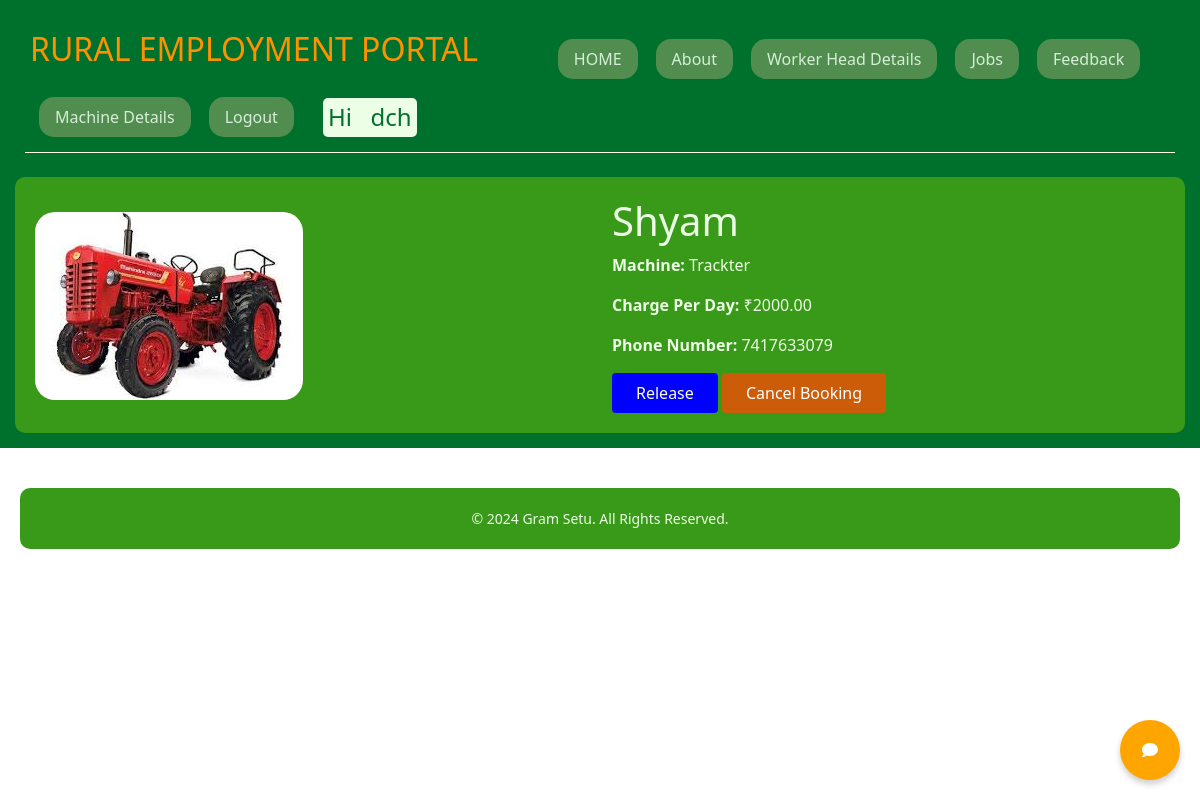
The page /machine/22/details (signed in) on the database as committed earlier.
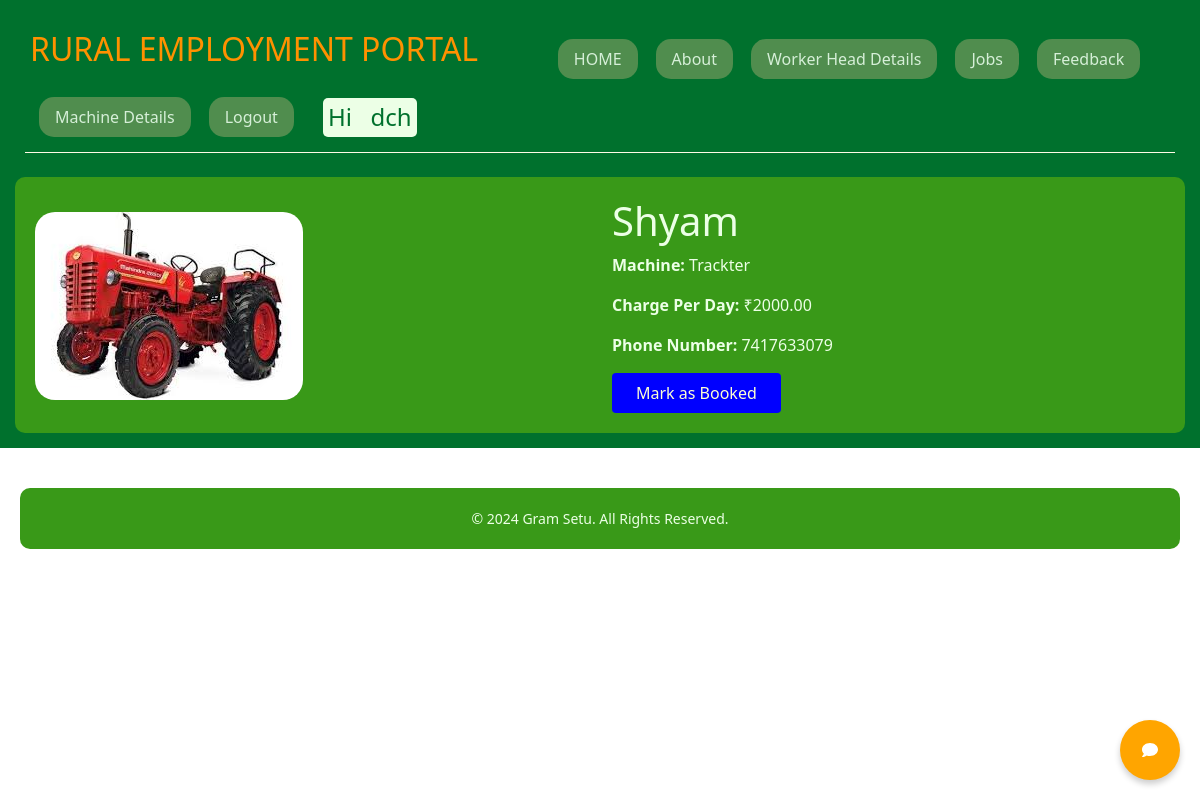
The same page on the database as committed later.
### R_E/views.py (the view, shortened to what this page needs)
# urls.py: path('machine/<int:machine_id>/details', views.machine_details, name='machine_details'),
@login_required
def machine_details(request, machine_id):
    machine = get_object_or_404(WorkerHead, id=machine_id)
    return render(request, 'machine_details.html', {'machine': machine})

### R_E/context_processors.py (called while the page is built)
def current_year(request):
    return {
        'current_year': datetime.now().year
    }

### R_E/templates/machine_details.html (shortened to what this page needs)
{% extends 'base.html' %}
{% load static %}
{% block content %}
    <div class="container mt-4">
        <div class="row">
            <div class="col-md-6">
                {% if machine.machineImage %}
                    <img src="{{ machine.machineImage.url }}" class="img-fluid" alt="Machine Image" style="border-radius:20px;margin-top:15px;">
                {% else %}
                    <img src="{% static 'default_machine_image.jpg' %}" class="img-fluid" alt="Default Image">
                {% endif %}
            </div>
            <div class="col-md-6">
                <h1>{{ machine.name }}</h1>
                <p><strong>Machine:</strong> {{ machine.machineAvailable }}</p>
                <p><strong>Charge Per Day:</strong> ₹{{ machine.chargePerDay }}</p>
                <p><strong>Phone Number:</strong> {{ machine.phoneNumber }}</p>
                {% if user.is_authenticated %}
                    {% if user == machine.user %}
                        <form method="post" action="{% url 'machine_details' machine.id %}">
                            <button type="submit" name="toggle_booking" class="btn btn-primary" style="background-color:blue;">
                                {% if machine.is_booked %} Release {% else %} Mark as Booked {% endif %}
                            </button>
                            {% if machine.is_booked %}
                                <button type="submit" name="cancel_booking" class="btn btn-danger" style="background-color:#CD5C08;">Cancel Booking</button>
                            {% endif %}
                        </form>
                    {% endif %}
                {% else %}
                    <p><a href="{% url 'login' %}" class="btn btn-primary">Login to Express Interest</a></p>
                {% endif %}
            </div>
        </div>
    </div>
{% endblock %}

Rows that differ between the two databases and show on the page:
changed WorkerHead "Shyam": is_booked True → False (drawn)
Other text that changed with them:
text no longer shown: "Release Cancel Booking"
text now shown: "Mark as Booked"
